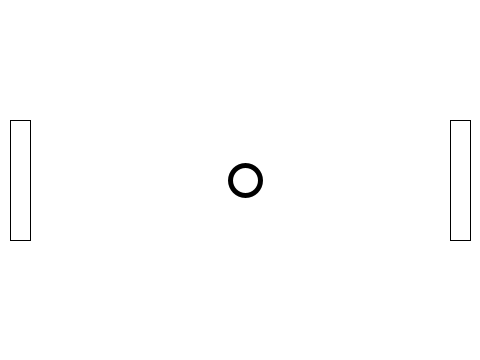
Frame 1 (no input)
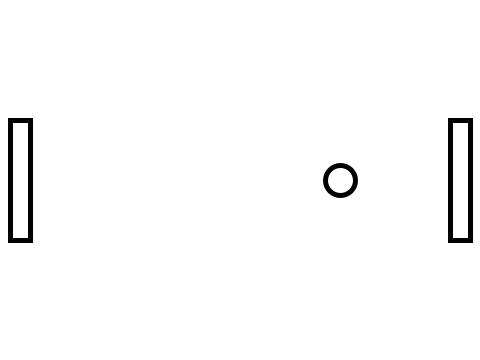
Frame 60 (the mouse pressed at the canvas centre just before this capture)
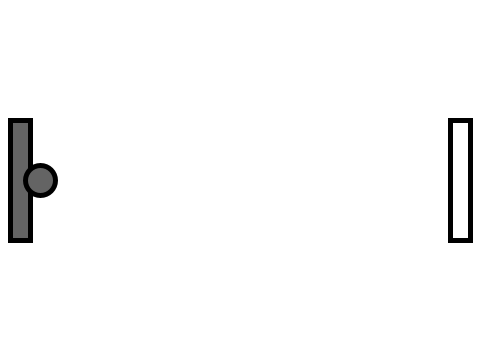
Frame 120 (the mouse held since frame 60 and released just before this capture)

The Processing sketch that drew these frames (run headless with seeded random() and noise(); from frame 60 on, the mouse is pressed at the canvas centre):

// Processing sketch: myPongWithPaddleMovableInteractiveBouncingFinal
// ── myPongWithPaddleMovableInteractiveBouncingFinal.pde
//myPongWithPaddleMovableInteractiveBouncing
    
  class Paddle {
    
    int x;
    int y;
    int w;
    int h;
    char up;
    char down;
        
    Paddle(int x_, int y_, int w_, int h_, char up_, char down_) {
      x = x_;
      y = y_;
      w = w_;
      h = h_;
      up = up_;
      down = down_;
    }
    
    //키보드를 누르면 위/아래로 움직입니다
    void update(char key) {
      if (key == up) {
        y -= 10;
        y = constrain(y, 0, height);
      }
      else if (key == down) {
        y += 10;
        y = constrain(y, 0, height - h);
      }
    }
    
    void display() {
      rect(x, y, w, h);
    }
  }
    
  class Ball {
      PVector location;
      PVector velocity;
      PVector acceleration;
      
      float radius = 15;
  
      Ball() {
          location = new PVector(width / 2, height / 2);
          velocity = new PVector(random(1) > 0.5 ? 5 : -5, 0);
          acceleration = new PVector(0, 0);
      }
      
      //공의 속도와 위치를 업데이트 합니다
      void move() {
          velocity.add(acceleration);
          location.add(velocity);
          
          
          //오른쪽 벽에 닿이면
          if (location.x > width - radius) {
              println("Ball reache sreached right border.");
              println("Player one won the game!.");
              location = new PVector(width / 2, height / 2);
              //임의의 방향으로 새 게임을 시작합니다
              velocity = new PVector(random(1) > 0.5 ? 5 : -5, 0);
          }
          //왼쪽 벽에 닿이면
          else if (location.x < 0 + radius) {
              println("Ball reache sreached right border.");
              println("Player two won the game!.");
              location = new PVector(width / 2, height / 2);
              //임의의 방향으로 새 게임을 시작합니다
              velocity = new PVector(random(1) > 0.5 ? 5 : -5, 0);
          }
          //아래쪽 바닥에 닿이면
          if (location.y > height - radius) {
              location.y = height - radius;
              velocity.y = - 1 * velocity.y;
          }
          //위쪽 천장에 닿이면
          else if (location.y < 0 + radius) {
              location.y = radius;
              velocity.y = - 1 * velocity.y;
          }
      }
      
      //paddle과 상호작용합니다
      void interactWith(Paddle p) {
        if (isColliding(p)) {
          velocity.x *= -1;
        }
      }
  
      void display() {
          strokeWeight(5);
          ellipseMode(RADIUS);
          ellipse(location.x, location.y, radius, radius);
      }
      
      //공과 패들이 충돌하는지를 알려줍니다
      boolean isColliding(Paddle b) {
          //borders
          float left = b.x - radius;
          float right = b.x + b.w + radius;
          float top = b.y - radius;
          float bottom = b.y  + b.h + radius;
          if ((location.x > left) && (location.x < right) && (location.y > top) && (location.y < bottom)){
            return true;
          }
          else {
            return false;
          }
      }
  }
    
  Ball ball;
  Paddle left;
  Paddle right;
  
  void setup() {
      size(480, 360);
      smooth();
      background(255);
      ball = new Ball();
      left = new Paddle(10, 120, 20, 120, 'q', 'a');
      right = new Paddle(width - 10 - 20, 120, 20, 120, 'p', 'l');
  }
  
  void draw() {
      background(255);
      noFill();
      ball.interactWith(left);
      ball.interactWith(right);
      ball.move();
      
      if (ball.isColliding(left)) {
        fill(100);
        left.display();
        ball.display();
        noFill();
        right.display();
      }
      else if (ball.isColliding(right)) {
        fill(100);
        right.display();
        ball.display();
        noFill();
        left.display();
      }
      else {
        left.display();
        right.display();
        ball.display();
      }
  }
  
  void keyPressed() {
    left.update(key);
    right.update(key);
  }
